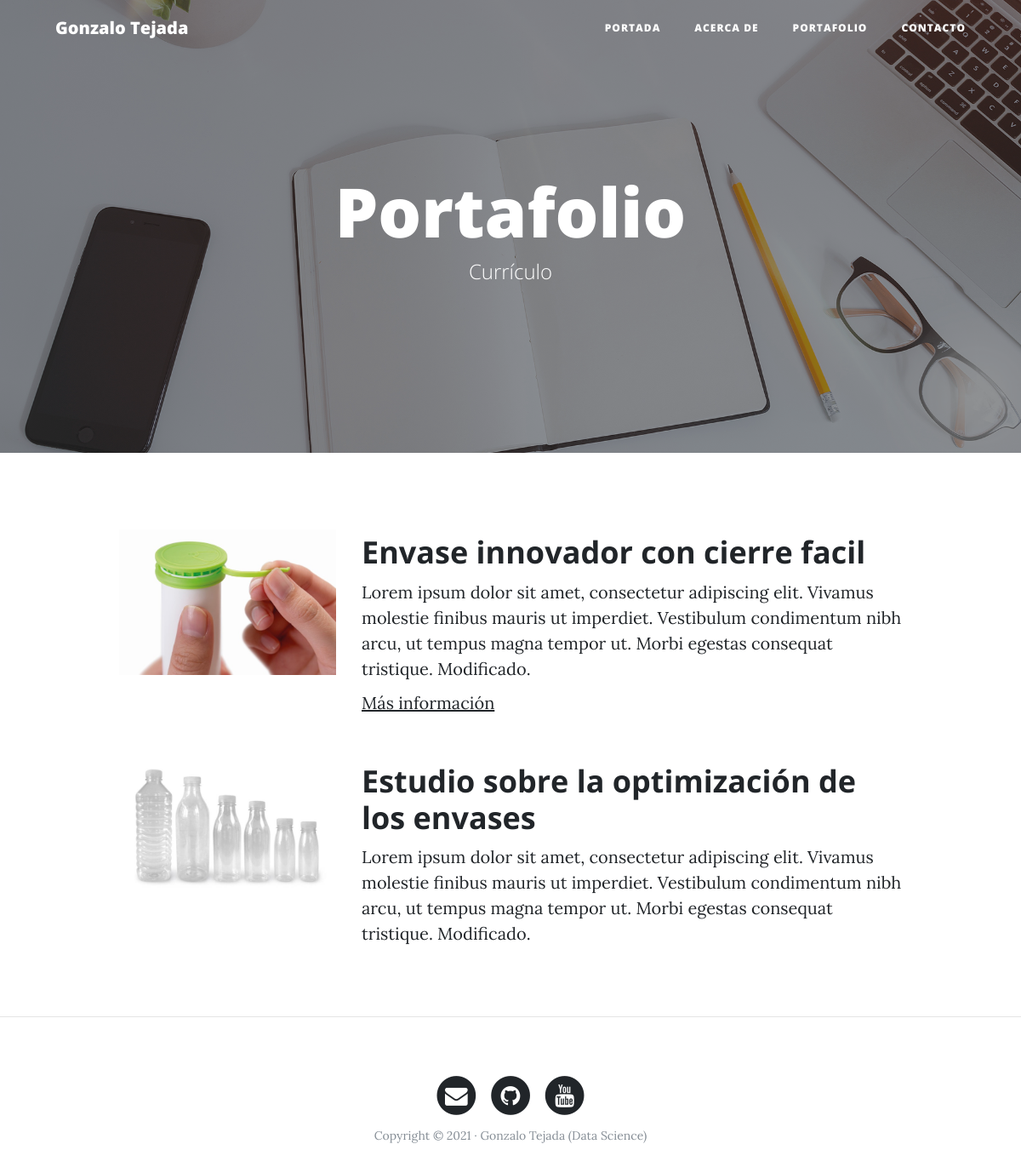
The page /portfolio/ on the database its author committed.
### portfolio/models.py (models this page shows, shortened)
class Project(models.Model):
    title = models.CharField(max_length=200, verbose_name="Titulo")
    description = models.TextField(verbose_name="Descripción")
    image = models.ImageField(verbose_name="Imagen", upload_to="projects")
    link = models.URLField(verbose_name="Dirección Web", null=True, blank=True)
    created = models.DateTimeField(auto_now_add=True, verbose_name="Fecha de creación")
    updated = models.DateTimeField(auto_now=True, verbose_name="Fecha de edición")
    class Meta:
        verbose_name = "proyecto"
        verbose_name_plural = "proyectos"
        ordering = ["-created"]

### portfolio/views.py (the view)
# urls.py: path('portfolio/', portfolio_views.portfolio, name='portfolio'),
def portfolio(request):
    projects = Project.objects.all()
    return render(request, "portfolio/portfolio.html", {'projects': projects})

### portfolio/templates/portfolio/portfolio.html (shortened to what this page needs)
{% extends 'core/base.html' %}
{% block background %}{% load static %}{% static 'core/img/portfolio-bg.jpg' %}{% endblock %}
{% block headers %}
<h1>Portafolio</h1>
<span class="subheading">Currículo</span>
{% endblock %}
{% block content %}
    {% for project in projects %}
        <div class="row project">
            <div class="col-lg-3 col-md-4 offset-lg-1">
                <img class="img-fluid" src="{{project.image.url}}" alt="">
            </div>
            <div class="col-lg-7 col-md-8">
                <h2 class="section-heading title">{{project.title}}</h2>
                <p>{{project.description}}</p>
                {% if project.link %}
                    <p><a href="{{project.link}}">Más información</a></p>
                {% endif %}
            </div>
        </div>
    {% endfor %}
{% endblock %}

### core/templates/core/base.html (shortened to what this page needs)
<!DOCTYPE html>
<html lang="es">
  <head>
    {% load static %}
    <link href="{% static 'core/vendor/bootstrap/css/bootstrap.min.css' %}" rel="stylesheet">
    <link href="{% static 'core/vendor/font-awesome/css/font-awesome.min.css' %}" rel="stylesheet" type="text/css">
    <link href="{% static 'core/css/clean-blog.min.css' %}" rel="stylesheet">
  </head>
  <body>
    <nav class="navbar navbar-expand-lg navbar-light fixed-top" id="mainNav">
      <div class="container">
        <a class="navbar-brand" href="{% url 'home' %}">Gonzalo Tejada</a>
        <div class="collapse navbar-collapse" id="navbarResponsive">
          <ul class="navbar-nav ml-auto">
            <li class="nav-item">
              <a class="nav-link" href="{% url 'home' %}">Portada</a>
            </li>
            <li class="nav-item">
              <a class="nav-link" href="{% url 'about' %}">Acerca de</a>
            </li>
            <li class="nav-item">
              <a class="nav-link" href="{% url 'portfolio' %}">Portafolio</a>
            </li>
            <li class="nav-item">
              <a class="nav-link" href="{% url 'contact' %}">Contacto</a>
            </li>
          </ul>
        </div>
      </div>
    </nav>
    <header class="masthead" style="background-image: url('{% block background %}{% endblock %}')">
      <div class="overlay"></div>
      <div class="container">
        <div class="row">
          <div class="col-lg-8 col-md-10 mx-auto">
            <div class="site-heading">
                {% block headers %}{% endblock %}
            </div>
          </div>
        </div>
      </div>
    </header>
    <div class="container">
        {% block content %}
        {% endblock %}
    </div>
    {% if request.path != '/' %}<hr>{% endif %}
    <footer>
      <div class="container">
        <div class="row">
          <div class="col-lg-8 col-md-10 mx-auto">
            <ul class="list-inline text-center">
              <li class="list-inline-item">
                <a href="#">
                  <span class="fa-stack fa-lg">
                    <i class="fa fa-circle fa-stack-2x"></i>
                    <i class="fa fa-envelope fa-stack-1x fa-inverse"></i>
                  </span>
                </a>
              </li>
              <li class="list-inline-item">
                <a href="#">
                  <span class="fa-stack fa-lg">
                    <i class="fa fa-circle fa-stack-2x"></i>
                    <i class="fa fa-github fa-stack-1x fa-inverse"></i>
                  </span>
                </a>
              </li>
              <li class="list-inline-item">
                <a href="#">
                  <span class="fa-stack fa-lg">
                    <i class="fa fa-circle fa-stack-2x"></i>
                    <i class="fa fa-youtube fa-stack-1x fa-inverse"></i>
                  </span>
                </a>
              </li>
            </ul>
            <p class="copyright text-muted">Copyright &copy; 2021 · Gonzalo Tejada (Data Science) </p>
          </div>
        </div>
      </div>
    </footer>
  </body>
</html>

### rows shown on the page
Project: image (picture), title "Envase innovador con cierre facil", description "Lorem ipsum dolor sit amet, consectetur adipiscing elit. Vivamus molestie finibus mauris ut imperdiet. Vestibulum condimentum nibh arcu, ut tempus magna tempor ut. Morbi egestas consequat tristique. Modificado."
Project: image (picture), title "Estudio sobre la optimización de los envases", description "Lorem ipsum dolor sit amet, consectetur adipiscing elit. Vivamus molestie finibus mauris ut imperdiet. Vestibulum condimentum nibh arcu, ut tempus magna tempor ut. Morbi egestas consequat tristique. Modificado."
